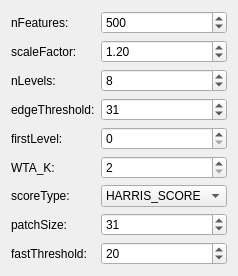
           <widget class="QWidget" name="tab_orb">
            <attribute name="title">
             <string>ORB</string>
            </attribute>
            <layout class="QFormLayout" name="orb_form_layout">
             <item row="0" column="0">
              <widget class="QLabel" name="label_nfeatures">
               <property name="text">
                <string>nFeatures:</string>
               </property>
              </widget>
             </item>
             <item row="0" column="1">
              <widget class="QSpinBox" name="orb_nfeatures">
               <property name="minimum">
                <number>1</number>
               </property>
               <property name="maximum">
                <number>10000</number>
               </property>
               <property name="value">
                <number>500</number>
               </property>
              </widget>
             </item>
             <item row="1" column="0">
              <widget class="QLabel" name="label_scaleFactor">
               <property name="text">
                <string>scaleFactor:</string>
               </property>
              </widget>
             </item>
             <item row="1" column="1">
              <widget class="QDoubleSpinBox" name="orb_scaleFactor">
               <property name="minimum">
                <double>1.001000000000000</double>
               </property>
               <property name="maximum">
                <double>3.000000000000000</double>
               </property>
               <property name="singleStep">
                <double>0.100000000000000</double>
               </property>
               <property name="value">
                <double>1.200000000000000</double>
               </property>
              </widget>
             </item>
             <item row="2" column="0">
              <widget class="QLabel" name="label_nlevels">
               <property name="text">
                <string>nLevels:</string>
               </property>
              </widget>
             </item>
             <item row="2" column="1">
              <widget class="QSpinBox" name="orb_nlevels">
               <property name="minimum">
                <number>1</number>
               </property>
               <property name="maximum">
                <number>20</number>
               </property>
               <property name="value">
                <number>8</number>
               </property>
              </widget>
             </item>
             <item row="3" column="0">
              <widget class="QLabel" name="label_edgeThreshold">
               <property name="text">
                <string>edgeThreshold:</string>
               </property>
              </widget>
             </item>
             <item row="3" column="1">
              <widget class="QSpinBox" name="orb_edgeThreshold">
               <property name="maximum">
                <number>100</number>
               </property>
               <property name="value">
                <number>31</number>
               </property>
              </widget>
             </item>
             <item row="4" column="0">
              <widget class="QLabel" name="label_firstLevel">
               <property name="text">
                <string>firstLevel:</string>
               </property>
              </widget>
             </item>
             <item row="4" column="1">
              <widget class="QSpinBox" name="orb_firstLevel">
               <property name="maximum">
                <number>1</number>
               </property>
               <property name="value">
                <number>0</number>
               </property>
              </widget>
             </item>
             <item row="5" column="0">
              <widget class="QLabel" name="label_wta_k">
               <property name="text">
                <string>WTA_K:</string>
               </property>
              </widget>
             </item>
             <item row="5" column="1">
              <widget class="QSpinBox" name="orb_wta_k">
               <property name="minimum">
                <number>2</number>
               </property>
               <property name="maximum">
                <number>4</number>
               </property>
               <property name="value">
                <number>2</number>
               </property>
              </widget>
             </item>
             <item row="6" column="0">
              <widget class="QLabel" name="label_scoreType">
               <property name="text">
                <string>scoreType:</string>
               </property>
              </widget>
             </item>
             <item row="6" column="1">
              <widget class="QComboBox" name="orb_scoreType">
               <item>
                <property name="text">
                 <string>HARRIS_SCORE</string>
                </property>
               </item>
               <item>
                <property name="text">
                 <string>FAST_SCORE</string>
                </property>
               </item>
              </widget>
             </item>
             <item row="7" column="0">
              <widget class="QLabel" name="label_patchSize">
               <property name="text">
                <string>patchSize:</string>
               </property>
              </widget>
             </item>
             <item row="7" column="1">
              <widget class="QSpinBox" name="orb_patchSize">
               <property name="minimum">
                <number>2</number>
               </property>
               <property name="maximum">
                <number>100</number>
               </property>
               <property name="value">
                <number>31</number>
               </property>
              </widget>
             </item>
             <item row="8" column="0">
              <widget class="QLabel" name="label_fastThreshold">
               <property name="text">
                <string>fastThreshold:</string>
               </property>
              </widget>
             </item>
             <item row="8" column="1">
              <widget class="QSpinBox" name="orb_fastThreshold">
               <property name="maximum">
                <number>255</number>
               </property>
               <property name="value">
                <number>20</number>
               </property>
              </widget>
             </item>
            </layout>
           </widget>
